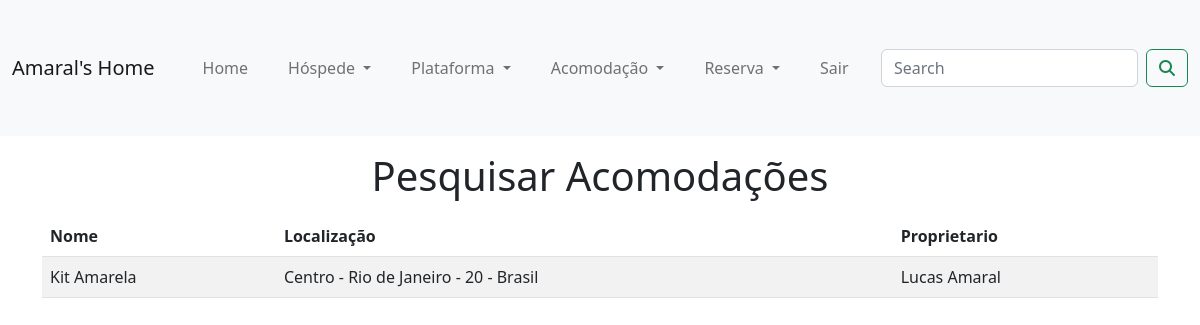
Page /acomodacao/pesquisa_acomodacao/ on the committed database.
### acomodacao/models.py (models this page shows, shortened)
class Acomodacao(models.Model):
    nome = models.CharField(max_length=200)
    cep = models.CharField(max_length=200)
    endereco = models.CharField(max_length=200)
    numero = models.CharField(max_length=200)
    complemento = models.CharField(max_length=200)
    bairro = models.CharField(max_length=200)
    cidade = models.CharField(max_length=200)
    estado = models.CharField(max_length=200)
    pais = models.CharField(max_length=200)
    proprietario = models.ForeignKey(Proprietario, on_delete=models.CASCADE)
    slug = models.SlugField()
    dt_cadastro = models.DateTimeField(auto_now=True)
    dt_update = models.DateTimeField(auto_now=True)
    cadastrado_por = models.ForeignKey(User, on_delete=models.DO_NOTHING)

class Proprietario(models.Model):
    nome = models.CharField(max_length=200)
    tipo = models.CharField(max_length=200)
    cpf = models.CharField(max_length=14)
    mei = models.CharField(max_length=18)
    cep = models.CharField(max_length=200)
    endereco = models.CharField(max_length=200)
    numero = models.CharField(max_length=200)
    complemento = models.CharField(max_length=200)
    bairro = models.CharField(max_length=200)
    cidade = models.CharField(max_length=200)
    estado = models.CharField(max_length=200)
    pais = models.CharField(max_length=200)
    telefone = models.CharField(max_length=200)
    slug = models.SlugField()
    dt_cadastro = models.DateTimeField(auto_now=True)
    dt_update = models.DateTimeField(auto_now=True)
    cadastrado_por = models.ForeignKey(User, on_delete=models.DO_NOTHING)
    def __str__(self):
        return self.nome

### acomodacao/views.py (the view)
# urls.py: path('pesquisa_acomodacao/', pesquisa_acomodacao, name='pesquisa_acomodacao'),
def pesquisa_acomodacao(request):
    try:
        acomodacoes = Acomodacao.objects.all()
    except:
        acomodacoes = None
    return render(request, 'pesquisa_acomodacao.html', {'acomodacoes': acomodacoes, 'pagina': 'Pesquisar Acomodações'})

### acomodacao/templates/pesquisa_acomodacao.html (shortened to what this page needs)
{% extends 'base.html' %}
{% load static %}
{% load crispy_forms_tags %}
{% block content %}
{% include 'navbar.html' %}
    <div class='container'>
        <h1 class="text-center my-3">{{pagina}}</h1>
        <table class="table table-striped">
            <thead>
                <th>Nome</th>
                <th>Localização</th>
                <th>Proprietario</th>
            <thead>
            <tbody>
                {% for a in acomodacoes %}
                <td>{{a.nome}}</td>
                <td>{{a.bairro}} - {{a.cidade}} - {{a.estado}} - {{a.pais}}</td>
                <td>{{a.proprietario}}</td>
                {% endfor %}
            </tbody>
        </table>
</div>
{% endblock content %}

### rows in the picture
Acomodacao: nome "Kit Amarela", bairro "Centro", cidade "Rio de Janeiro", estado "20", pais "Brasil", proprietario "Lucas Amaral"

### other values in the picture
{{ pagina }} "Pesquisar Acomodações"
